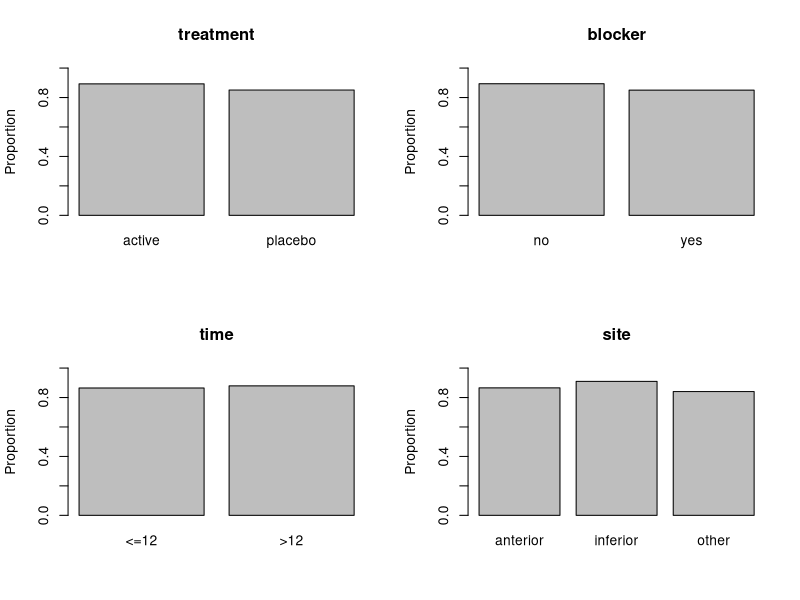

R code for this plot:

heart <- read.csv("../datasets/heart.csv") # Change the path, if needed
head(heart)

# Plot the proportion of patients who survived against each of the explanatory variables
heart$proportion <- with(heart, n_survived / n_patients)
heart_agg <- apply(heart[, 4:7], 2, function(x) aggregate(proportion ~ x, data = heart, FUN = mean))
par(mfrow = c(2, 2))
invisible(lapply(1:4, function(x) barplot(heart_agg[[x]][, 2], ylim = c(0, 1), ylab = "Proportion", 
                                          names.arg = heart_agg[[x]][, 1], main = names(heart_agg)[x])))
par(mfrow = c(1, 1))

# Fit a logistic regression of proportion of patients who survive on site, treatment, and an interaction between site and treatment.
mod_SR <- glm(n_survived / n_patients  ~ site + treatment + site:treatment, family = binomial, weights = n_patients, data = heart)
summary(mod_SR)

# Alternatively, specify the main and interaction effects in one term (`site * treatment`)
mod_SR_2 <- glm(n_survived / n_patients  ~ site * treatment, family = binomial, weights = n_patients, data = heart)

# The same terms are included in both cases.
summary(mod_SR)
summary(mod_SR_2)

# Fit a three-factor interaction between `site`, `blocker`, and `treatment`.
mod_SBR <- glm(n_survived / n_patients  ~ site * blocker * treatment, family = binomial, weights = n_patients, data = heart)
summary(mod_SBR)

# Fit a logistic regression with all main effects, but no interactions:
mod_S_T_B_R <- glm(n_survived / n_patients  ~ site + time + blocker + treatment, family = binomial, weights = n_patients, data = heart)
summary(mod_S_T_B_R)

# Hypothesis test of each main effect.
anova(mod_S_T_B_R, test = "LRT")
# We should include `site`, `blocker` and `treatment`, but don't need to include `time`
mod_S_B_R <- glm(n_survived / n_patients ~ site + blocker + treatment, family = binomial, weights = n_patients, data = heart)
anova(mod_S_B_R, test = "LRT")
# We should keep all of the remaining main effects.

# We should now consider potential interactions between the main effects.

# Possible two-factor interactions: `site * blocker`, `site * treatment`, `blocker * treatment`.
mod_SB_R <- glm(n_survived / n_patients  ~ site * blocker + treatment, family = binomial, weights = n_patients, data = heart)
anova(mod_S_B_R, mod_SB_R, test = "LRT")
# Interaction `site:blocker` not needed.

mod_SR_B <- glm(n_survived / n_patients  ~ site * treatment + blocker, family = binomial, weights = n_patients, data = heart)
anova(mod_S_B_R, mod_SR_B, test = "LRT")
# Interaction `site:treatment` not needed.

mod_S_BR <- glm(n_survived / n_patients  ~ site + blocker * treatment, family = binomial, weights = n_patients, data = heart)
anova(mod_S_B_R, mod_S_BR, test = "LRT")
# Interaction `blocker:treatment` not needed.

# So we prefer `mod_S_B_R` as our final model.

mod_final <- glm(n_survived / n_patients  ~ treatment + blocker + site,
                 family = binomial, weights = n_patients, data = heart)
summary(mod_final)

# Fit the saturated model with all interaction terms.
mod_STBR <- glm(n_survived / n_patients  ~ site * time * blocker * treatment, family = binomial, weights = n_patients, data = heart)

# Test whether each term is needed in the model.
anova(mod_STBR, test = "LRT")

# The last row compares the models
# H_0: all interactions betweeen three variables: STB, STR, SBR, TBR against
# H_1: all possible interactions (STBR)
# Or mathematically: H_0: gamma_{STBR}(s, t, b, r) = 0 against
# H_1: gamma_{STBR}(s, t, b, r) is unrestricted.

# The sixth row compares the models
# H_0: all main effects only (S, T, B, R) against
# H_1: interaction between site and time (ST)
# Or mathematically: H_0: gamma_{ST}(s, t) = 0 against
# H_1: gamma_{ST}(s, t) is unrestricted.

# The preferred model is again one with main effects for `site`, `blocker` and `treatment`, and no interactions (as `mod_final` above)


# Make predictions for a patient with anterior infarction, no beta blockers.

newdata_active <- data.frame(site = "anterior", blocker = "no", treatment = "active")
p_hat_active   <- predict(mod_final, newdata = newdata_active, type = "response")
# Estimated probability of survival given active treatment is ~90%
p_hat_active

newdata_placebo <- data.frame(site = "anterior", blocker = "no", treatment = "placebo")
p_hat_placebo <- predict(mod_final, newdata = newdata_placebo, type = "response")
# Estimated probability of survival given placebo treatment is ~87%
p_hat_placebo

# Find a confidence interval for probability of survival given active treatment.
pred_eta_active <- predict(mod_final, newdata = newdata_active, se.fit = TRUE)
CI_eta_active <- c(pred_eta_active$fit - qnorm(0.975) * pred_eta_active$se.fit, 
                   pred_eta_active$fit + qnorm(0.975) * pred_eta_active$se.fit)
CI_p_active <- exp(CI_eta_active) / (1 + exp(CI_eta_active))
CI_p_active

# Find a confidence interval for probability of survival given placebo treatment.
pred_eta_placebo <- predict(mod_final, newdata = newdata_placebo, se.fit = TRUE)
CI_eta_placebo <- c(pred_eta_placebo$fit - qnorm(0.975) * pred_eta_placebo$se.fit, 
                   pred_eta_placebo$fit + qnorm(0.975) * pred_eta_placebo$se.fit)
CI_p_placebo <- exp(CI_eta_placebo) / (1 + exp(CI_eta_placebo))
CI_p_placebo
